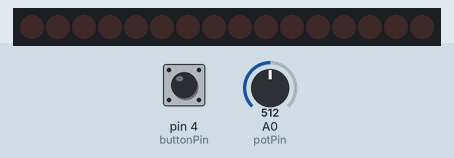
This sketch was run on a simulated Arduino Uno, built with avr-gcc and run on an emulated ATmega328P. Shown: 16 shift-register outputs drawn as a row of LEDs (first output left, lit = HIGH). Wiring (inferred from the names in the program): 2 × shift register (74HC595): data pin 11; shift clock pin 12; latch pin 8. Wiring (inferred from the signals the program sends): row of LEDs: on Q0, Q1, Q2, Q3, Q4, Q5, Q6, Q7, Q8, Q9, Q10, Q11, Q12, Q13, Q14, Q15. The test bench sets the inputs (shaded band); at power-on: pin 4 (buttonPin) LOW, A0 (potPin) = 512. What the sketch prints to the serial monitor is not drawn.

Above: at 1.2 s.
1.3 s: pin 4 (buttonPin) pulled HIGH for 0.15 s
Timing chart, 0 to 9.4 s (numbered marks = the images above; inputs shaded):
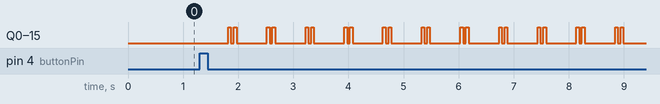

The sketch:

button_test.ino
```cpp
//Pin connected to ST_CP of 74HC595
int latchPin = 8;
//Pin connected to SH_CP of 74HC595
int clockPin = 12;
////Pin connected to DS of 74HC595
int dataPin = 11;

//Analog in
int potPin = 0;

//Button pin
int buttonPin=4;
int buttonState=0;
int currentState=LOW;
int buttonStatus=0;

//holders for infromation you're going to pass to shifting function
byte previousData=0;
byte data=0;
byte dataArray[18];

void setup() {
  //set pins to output because they are addressed in the main loop
  pinMode(latchPin, OUTPUT);
  pinMode(buttonPin,INPUT);
  Serial.begin(9600);

  //Binary notation as comment
  dataArray[0] = 0b00000000;
  dataArray[1] = 0b00000001;
  dataArray[2] = 0b00000011;
  dataArray[3] = 0b00000111;
  dataArray[4] = 0b00001111;
  dataArray[5] = 0b00011111;
  dataArray[6] = 0b00111111;
  dataArray[7] = 0b01111111;
  dataArray[8] = 0b11111111;
  dataArray[9] = 0b11111111;
}

void loop() {
  data = analogRead(potPin)/100;
  currentState = digitalRead(buttonPin);
  Serial.println(currentState);

  if (currentState != buttonState && currentState == HIGH){
      buttonStatus ++;
      delay(10);
  }

  Serial.println(buttonStatus);
  int buttonMod = buttonStatus % 3;
  Serial.println(buttonMod);

  if (buttonMod == 0) {
     pushIt(latchPin, dataPin, clockPin, dataArray[0]);
     delay(100);
  } else if (buttonMod == 1) {
    blinkAll_2Bytes(2,50);
  }else if (buttonMod == 2 ) {
    if ( data >=9 ){
      pushIt(latchPin, dataPin, clockPin, dataArray[9]);
      delay(100);
      pushIt(latchPin, dataPin, clockPin, dataArray[0]);
      delay(100);
    }else {
      pushIt(latchPin, dataPin, clockPin, dataArray[data]);
      delay(50);
      previousData = data;
    }
  }
}

void pushIt(int thatLatchPin, int thatDataPin, int thatClockPin, byte thatDataOut){
  digitalWrite(thatLatchPin, 0);
  shiftOut(thatDataPin, thatClockPin, thatDataOut);
  digitalWrite(thatLatchPin, 1);
}


// the heart of the program
void shiftOut(int myDataPin, int myClockPin, byte myDataOut) {
  int i=0;
  int pinState;
  pinMode(myClockPin, OUTPUT);
  pinMode(myDataPin, OUTPUT);

  digitalWrite(myDataPin, 0);
  digitalWrite(myClockPin, 0);

  for (i=7; i>=0; i--)  {
    digitalWrite(myClockPin, 0);

    if ( myDataOut & (1<<i) ) {
      pinState= 1;
    }
    else {
      pinState= 0;
    }

    //Sets the pin to HIGH or LOW depending on pinState
    digitalWrite(myDataPin, pinState);
    //register shifts bits on upstroke of clock pin
    digitalWrite(myClockPin, 1);
    //zero the data pin after shift to prevent bleed through
    digitalWrite(myDataPin, 0);
  }

  //stop shifting
  digitalWrite(myClockPin, 0);
}

void blinkAll_2Bytes(int n, int d) {
  digitalWrite(latchPin, 0);
  shiftOut(dataPin, clockPin, 0);
  shiftOut(dataPin, clockPin, 0);
  digitalWrite(latchPin, 1);
  delay(500);
  for (int x = 0; x < n; x++) {
    digitalWrite(latchPin, 0);
    shiftOut(dataPin, clockPin, 255);
    shiftOut(dataPin, clockPin, 255);
    digitalWrite(latchPin, 1);
    delay(d);
    digitalWrite(latchPin, 0);
    shiftOut(dataPin, clockPin, 0);
    shiftOut(dataPin, clockPin, 0);
    digitalWrite(latchPin, 1);
    delay(d);
  }
}
```

Measured:
- after the input at 1.3 s, Q0–15: LOW → HIGH after 0.52 s, then repeats every 0.70 s: LOW 0.05 s, HIGH 0.05 s, LOW 0.55 s, HIGH 0.05 s
